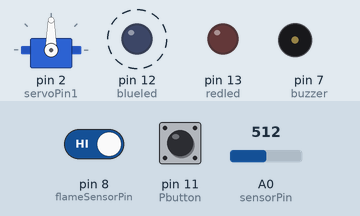
Bench run of a sketch on a simulated Arduino Uno, built with avr-gcc and run on an emulated ATmega328P. On the bench: servo, output pins drawn as LEDs (lit = HIGH), buzzer (waves = sounding, pin HIGH). Dashed ring = blinking. The inputs (shaded band) are chosen by the test bench; at power-on: pin 8 (flameSensorPin) HIGH, pin 11 (Pbutton) LOW, A0 (sensorPin) = 512. What the sketch prints to the serial monitor is not drawn.

Above: at 2.1 s.
2.2 s: pin 8 (flameSensorPin) driven LOW
At 4.5 s:
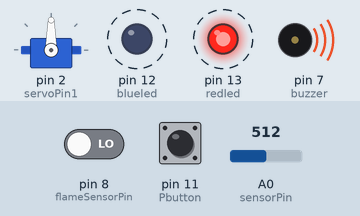
7.0 s: pin 11 (Pbutton) pulled HIGH for 3.2 s
At 11.1 s:
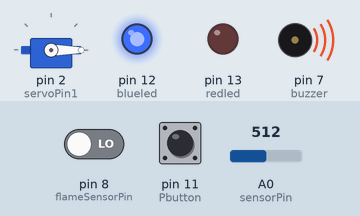
11.7 s: pin 8 (flameSensorPin) driven HIGH
At 13.7 s:
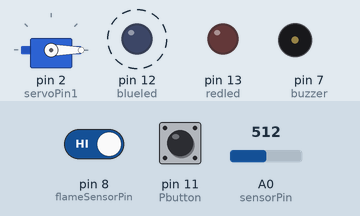
16.5 s: pin 11 (Pbutton) pulled HIGH for 1.55 s
At 19.61 s:
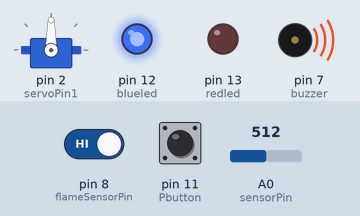
20.3 s: A0 (sensorPin) set to 156
23.8 s: A0 (sensorPin) set to 126
At 23.8 s:
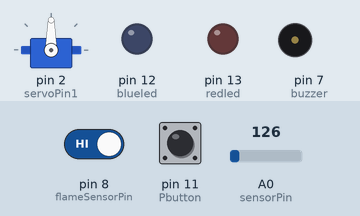
Timing chart, 0 to 26.6 s (numbered marks = the images above; inputs shaded):
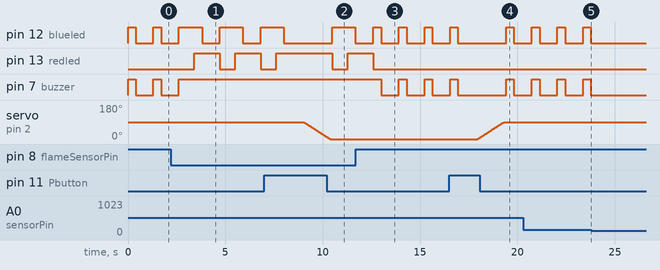

The sketch:

gas.fire.garage.ino
```cpp
#include <Servo.h>
Servo servo;
#define redled 13
#define blueled 12
#define buzzer 7
#define servoPin1 2
#define sensorPin A0
#define redled 13
const int flameSensorPin = 8;
int currentAngle = 90;
int Pbutton = 11;
int count;

void setup() {
Serial.begin(9600);
pinMode(redled, OUTPUT);
pinMode(blueled, OUTPUT);
servo.attach(servoPin1);
pinMode(buzzer, OUTPUT);
pinMode(Pbutton, INPUT);
servo.write(currentAngle);
pinMode(flameSensorPin, INPUT);
}

void loop() {
float sensorVoltage;
  float sensorValue;
  sensorValue = analogRead(A0);
  sensorVoltage = sensorValue;
  Serial.println("sensorVoltage :");
  Serial.print(sensorVoltage);
  if (sensorVoltage > 140) {
    digitalWrite(blueled,HIGH);
    digitalWrite(redled,LOW);
    digitalWrite(buzzer, HIGH);
    delay(400);
    digitalWrite(buzzer, LOW);
  }
  int flameState = digitalRead(flameSensorPin);
  Serial.println("Flame sensor state: ");
  Serial.print(flameState);
  if (flameState == LOW) {
    Serial.println("Flame detected!");
    digitalWrite(buzzer, HIGH);
    delay(400);
    digitalWrite(redled, HIGH);
    delay(400);
    digitalWrite(blueled, LOW);
  } else {
    Serial.println("No flame detected.");
    digitalWrite(buzzer, LOW);
    digitalWrite(redled, LOW);
    digitalWrite(blueled, LOW);
  }
  delay(800);

  if (digitalRead(Pbutton) == HIGH) {
    count++;
    delay(200);  // Debounce delay to prevent multiple counts from one press
  }

  if (count == 1) {
    // Move the servo from 90 to 0 degrees gradually
    for (int angle = currentAngle; angle >= 0; angle--) {
      servo.write(angle);
      delay(15);  // Adjust this delay to change the speed of the movement
    }
    currentAngle = 0;  // Update the current angle
  }
  else if (count == 2) {
    // Move the servo from 0 to 90 degrees gradually
    for (int angle = currentAngle; angle <= 90; angle++) {
      servo.write(angle);
      delay(15);  // Adjust this delay to change the speed of the movement
    }
    currentAngle = 90;  // Update the current angle
  }
  else if (count > 2) {
    count = 0;  // Reset count after two presses
  }

  delay(100);  // Short delay to allow for button reading
}
```

Measured:
- the behaviour switches between 141 and 140 on A0 (sensorPin) (found by bisection; images 4 and 5)
- after the input at 2.2 s, pin 12 (blueled): alternates HIGH for 1.2 s and LOW for 0.90 s, starting after 1.6 s; pin 13 (redled): alternates HIGH for 1.3 s and LOW for 0.80 s, starting after 1.2 s; pin 7 (buzzer): goes on until 2.6 s, then stays HIGH
- after the input at 7.0 s, servo on pin 2 (servoPin1): moves from 90° to 0° over 1.4 s, starting after 2.0 s
- after the input at 11.7 s, pin 12 (blueled), pin 7 (buzzer): alternates HIGH for 0.40 s and LOW for 0.92 s, starting after 1.3 s; pin 13 (redled): goes on until 12.6 s, then stays LOW
- after the input at 16.5 s, pin 12 (blueled), pin 7 (buzzer): LOW → HIGH after 2.9 s, → LOW 0.40 s later; servo on pin 2 (servoPin1): moves from 0° to 90° over 1.4 s, starting after 1.5 s
- after the input at 23.8 s, pin 12 (blueled), pin 7 (buzzer): stops changing and stays LOW
- by itself, pin 12 (blueled), pin 7 (buzzer): alternates HIGH for 0.40 s and LOW for 0.90 s
